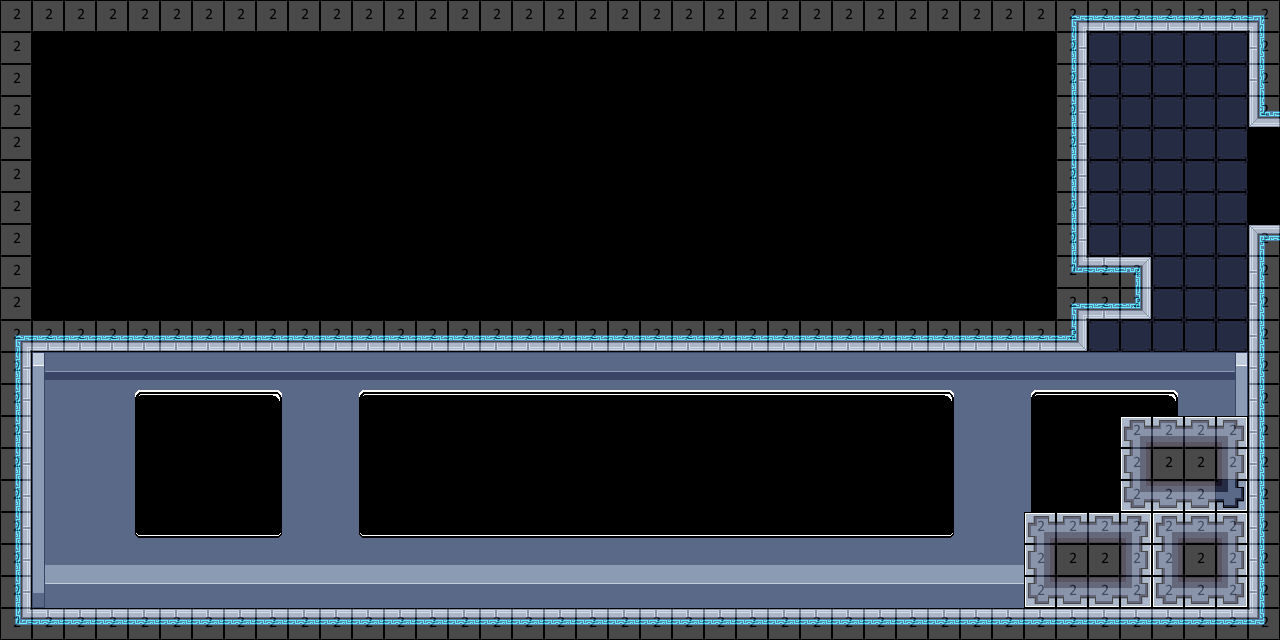

A level layout from a 2D game, rendered from its tile map. Below: a short description, then the map file with tile-grid data replaced by summaries:
An orthogonal 40x20 tile map with 32x32 px tiles, 4 tile layers (bg, mg, fg, collision), 2 tilesets and 2 objects (Engineering - Column_Life Support - Gene, Engineering - Column).

<map version="2017.05.26" orientation="orthogonal" renderorder="right-down" width="40" height="20" tilewidth="32" tileheight="32" nextobjectid="48">
 <tileset firstgid="1" name="32blocks" tilewidth="32" tileheight="32" tilecount="10" columns="10">
  <image source="32blocks.png" width="320" height="32" />
 </tileset>
 <tileset firstgid="11" name="shipTileset" tilewidth="32" tileheight="32" tilecount="323" columns="19">
  <image source="shipTileset.png" width="608" height="544" />
 </tileset>
 <layer name="bg" width="40" height="20">
  <data>[800 cells, 800 non-empty, 23 distinct tile ids]</data>
 </layer>
 <layer name="mg" width="40" height="20">
  <data>[800 cells, 480 non-empty, 22 distinct tile ids]</data>
 </layer>
 <layer name="fg" width="40" height="20">
  <data>[800 cells, 0 non-empty, 0 distinct tile ids]</data>
 </layer>
 <layer name="collision" width="40" height="20" opacity="0.29">
  <data>[800 cells, 191 non-empty, 1 distinct tile ids]</data>
 </layer>
 <objectgroup name="Object Layer 1">
  <object id="35" name="travel" type="Engineering - Column_Life Support - Generator" x="1260" y="146" width="11.3333" height="72" />
  <object id="36" name="d" type="Engineering - Column" x="1219.33" y="202.667" width="16" height="10" />
 </objectgroup>
</map>
